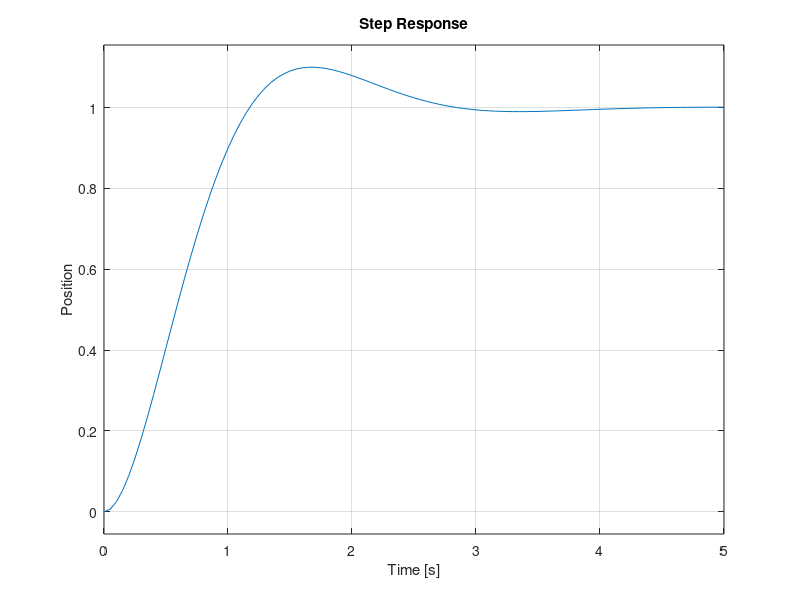

Source code (MATLAB):

%Basic Principals of 2DOFBB
clc
Lt=.275;                  %length of table in meters
g=9.81;                   %gravity                    
rarm=.0254;               %radius of arm (m)
mball=.003;               %Mass of ball
rball=39.25 / 2 / 1000;   %radius of ball
jball=2/3*mball*rball^2;  %Inertia of ball
Tmin=-.523;               %Theta min
Tmax=.523;                %Theta max

K_bb = 6/5*g*rarm/Lt;

%Postion Dynamics of Ball w.r.t plate angle
num=K_bb;
den=[1 0 0];
Pball=tf(num,den)

pzmap(Pball);
step(Pball); %Plot of position with 1 radian step input
axis([0 6 0 30]);
ylabel('Position');

% Servo Plant Calculations 
%Tau and k calculation variables
Beq= 15e-3;
Rm=2.6;
eta_g=.9;
eta_m=.69;
km=.804/1000*60/(2*3.14);
kt=1.088*.278*.0254;
Kg=14*5;
jrotor=5.23e-5*.278*.0254;
jtach=1e-5*.278*.0254;
jm=jrotor+jtach;
jg=3*.03*(1.5/2*.0254)^2/2;
jext=.5*.04*(.05)^2;
j1=jg+jext;
Jeq=Kg^2*jm*eta_g+j1;
Beq_v = ( Beq*Rm + eta_g*eta_m*km*kt*Kg^2 ) / Rm;% Viscous damping relative to motor
Am = eta_g*eta_m*kt*Kg / Rm;% Actuator gain 

K = Am / Beq_v ;      % Steady-state gain (rad/s/V)
tau = Jeq / Beq_v ;  % Time constant (s)

nums=K;
dens=[tau 1 0];
Ps=tf(nums,dens) %Transfer function for servo plant
%step(Ps)
P=tf(Pball*Ps)   %Transfer Function for servo plant and ball position
%pzmap(P)
Da=20        ;    %Angle input in degress
Ra=Da*pi/180  ;   %Angle input in radians
step(Ra*P)       %Step input at inputed angle in radians
axis([0 7 0 30])
ylabel('Position')

%We can assume that the plant of the servo is negligable

%Sensor Calibration
Ltc=Lt*100;  %Table length in cm
res=200 %Resolution
py=190  %x-axis position noticed by sensor
px=140  %y-axis position noticed by sensor
x=Ltc*((py/res)-.5)  %py converted to x-position noticed by system
y=Ltc*((px/res)-.5) %px converted to x-position noticed by system

%Specifications
PO=10
ts= 3
cs=.02 %settling time percentage
sse=.005 %Steady state error (m)

zeta = -log(PO/100) * sqrt( 1 / ( ( log(PO/100) )^2 + pi^2 ) )
wn = -log( cs * (1-zeta^2)^(1/2) ) / (zeta * ts)    % Natural frequency from specifications (rad/s)
kd = 2*zeta*wn/K_bb % Velocity gain (rad.s/m) 
kp = wn^2/K_bb % Proportional gain (rad/m)

%Step Response with just proportional control
num1=kp*K_bb;
den1=[1 0 kp*K_bb];
T=tf(num1, den1);
step(15*T);
axis([0 7 0 30]);
ylabel('Position');

%Step response with proportional and derivative control 
numc=kp*K_bb;
denc=[1 K_bb*kd K_bb*kp];
Y=tf(numc,denc)
step(Y)
ylabel('Position')

%State Space Representation of PD control
[A,B,C,D]=tf2ss(numc,denc)  %Controller canonical form



